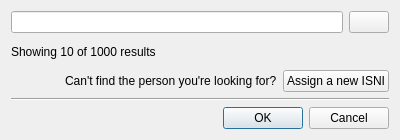
<?xml version="1.0" encoding="UTF-8"?>
<ui version="4.0">
 <class>isni_lookup_dialog</class>
 <widget class="QDialog" name="isni_lookup_dialog">
  <property name="geometry">
   <rect>
    <x>0</x>
    <y>0</y>
    <width>400</width>
    <height>140</height>
   </rect>
  </property>
  <property name="windowTitle">
   <string>TGiT</string>
  </property>
  <property name="modal">
   <bool>true</bool>
  </property>
  <layout class="QVBoxLayout" name="verticalLayout">
   <item>
    <layout class="QHBoxLayout" name="_lookup_container">
     <item>
      <widget class="QLineEdit" name="_lookup_criteria"/>
     </item>
     <item>
      <widget class="QPushButton" name="_lookup_button">
       <property name="icon">
        <iconset resource="../resources.qrc">
         <normaloff>:/icons/search</normaloff>:/icons/search</iconset>
       </property>
       <property name="autoDefault">
        <bool>false</bool>
       </property>
      </widget>
     </item>
    </layout>
   </item>
   <item>
    <widget class="QLabel" name="_result_count">
     <property name="text">
      <string>Showing 10 of 1000 results</string>
     </property>
    </widget>
   </item>
   <item>
    <layout class="QVBoxLayout" name="_result_container">
     <property name="sizeConstraint">
      <enum>QLayout::SetFixedSize</enum>
     </property>
    </layout>
   </item>
   <item>
    <layout class="QHBoxLayout" name="_assign_container">
     <item>
      <spacer name="horizontalSpacer">
       <property name="orientation">
        <enum>Qt::Horizontal</enum>
       </property>
       <property name="sizeHint" stdset="0">
        <size>
         <width>40</width>
         <height>20</height>
        </size>
       </property>
      </spacer>
     </item>
     <item>
      <widget class="QLabel" name="_assignation_caption">
       <property name="text">
        <string>Can't find the person you're looking for?</string>
       </property>
      </widget>
     </item>
     <item>
      <widget class="QPushButton" name="_assignation_button">
       <property name="text">
        <string>Assign a new ISNI</string>
       </property>
       <property name="autoDefault">
        <bool>false</bool>
       </property>
      </widget>
     </item>
    </layout>
   </item>
   <item>
    <widget class="Line" name="line">
     <property name="orientation">
      <enum>Qt::Horizontal</enum>
     </property>
    </widget>
   </item>
   <item>
    <widget class="QDialogButtonBox" name="_dialog_buttons">
     <property name="standardButtons">
      <set>QDialogButtonBox::Cancel|QDialogButtonBox::Ok</set>
     </property>
    </widget>
   </item>
  </layout>
  <action name="_trigger_lookup_action">
   <property name="text">
    <string>Lookup</string>
   </property>
  </action>
 </widget>
 <resources>
  <include location="../resources.qrc"/>
 </resources>
 <connections>
  <connection>
   <sender>_lookup_button</sender>
   <signal>clicked()</signal>
   <receiver>_trigger_lookup_action</receiver>
   <slot>trigger()</slot>
   <hints>
    <hint type="sourcelabel">
     <x>375</x>
     <y>21</y>
    </hint>
    <hint type="destinationlabel">
     <x>-1</x>
     <y>-1</y>
    </hint>
   </hints>
  </connection>
  <connection>
   <sender>_lookup_criteria</sender>
   <signal>returnPressed()</signal>
   <receiver>_trigger_lookup_action</receiver>
   <slot>trigger()</slot>
   <hints>
    <hint type="sourcelabel">
     <x>182</x>
     <y>20</y>
    </hint>
    <hint type="destinationlabel">
     <x>-1</x>
     <y>-1</y>
    </hint>
   </hints>
  </connection>
  <connection>
   <sender>_dialog_buttons</sender>
   <signal>accepted()</signal>
   <receiver>isni_lookup_dialog</receiver>
   <slot>accept()</slot>
   <hints>
    <hint type="sourcelabel">
     <x>199</x>
     <y>143</y>
    </hint>
    <hint type="destinationlabel">
     <x>199</x>
     <y>81</y>
    </hint>
   </hints>
  </connection>
  <connection>
   <sender>_dialog_buttons</sender>
   <signal>rejected()</signal>
   <receiver>isni_lookup_dialog</receiver>
   <slot>reject()</slot>
   <hints>
    <hint type="sourcelabel">
     <x>199</x>
     <y>143</y>
    </hint>
    <hint type="destinationlabel">
     <x>199</x>
     <y>81</y>
    </hint>
   </hints>
  </connection>
 </connections>
</ui>
